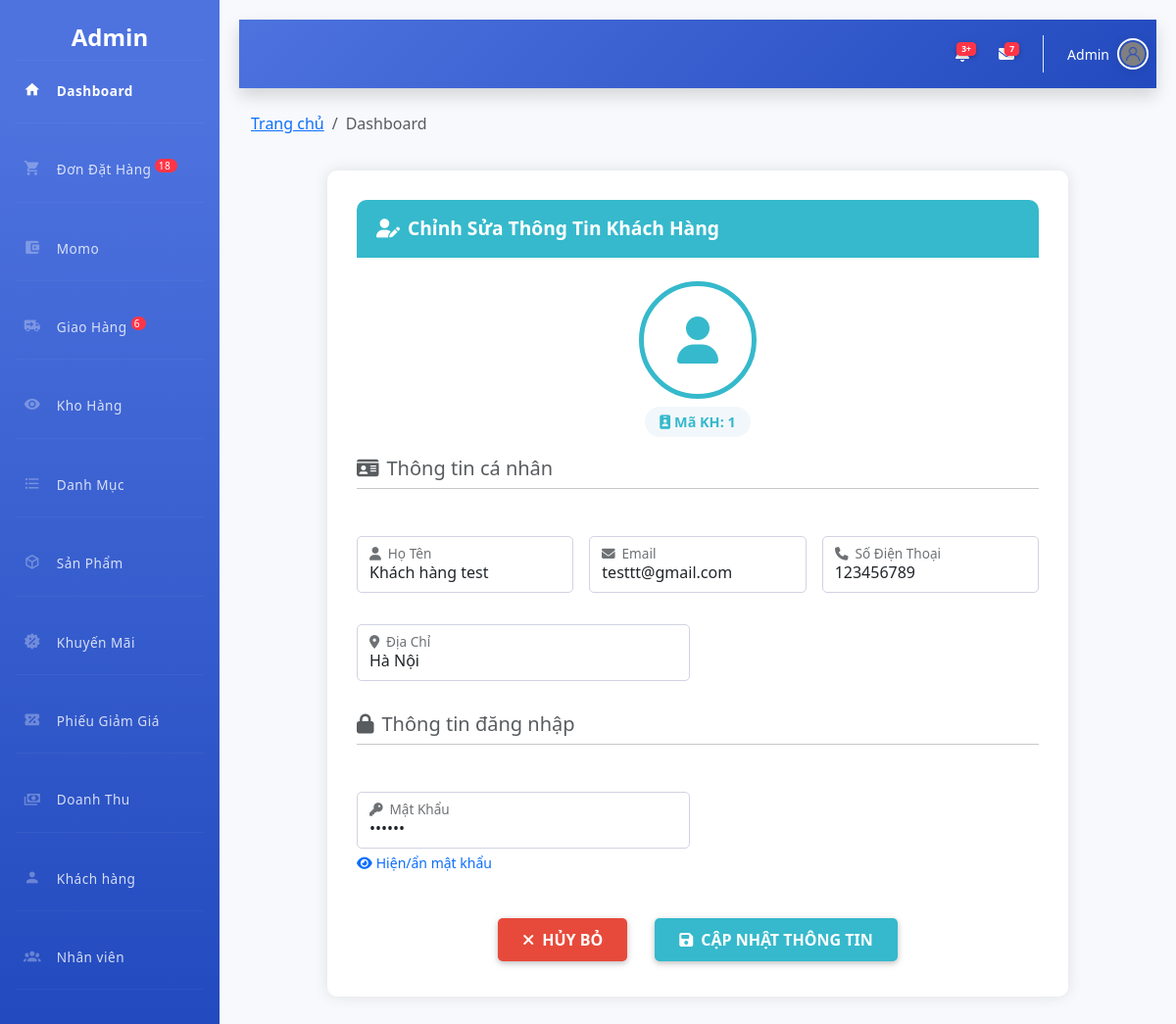
Page /admin/index.php?action=khachhang&view=sua&makh=1 (signed in) on the committed database.
### tables this page shows
CREATE TABLE `khachhang` (
  `MaKH` int NOT NULL,
  `TenKH` varchar(50) NOT NULL,
  `Email` varchar(50) NOT NULL,
  `SDT` bigint NOT NULL,
  `DiaChi` text NOT NULL,
  `MatKhau` varchar(50) NOT NULL
);

### admin/khachhang/sua.php (the view, shortened to what this page needs)
<!DOCTYPE html>
<html lang="vi">
<head>
    <link rel="stylesheet" href="https://cdnjs.cloudflare.com/ajax/libs/bootstrap/5.3.0/css/bootstrap.min.css" />
    <link rel="stylesheet" href="https://cdnjs.cloudflare.com/ajax/libs/font-awesome/6.4.0/css/all.min.css" />
</head>
<body>
<?php
    $makh = $_GET['makh'];
    $sql_sua = "SELECT * FROM `khachhang` WHERE MaKH='$makh'";
    $rs_sua = mysqli_query($conn, $sql_sua);
    $kq_sua = mysqli_fetch_array($rs_sua);
?>
<div class="container">
    <div class="row justify-content-center">
        <div class="col-lg-10">
            <div class="form-container">
                <div class="card-header d-flex justify-content-between align-items-center mb-4">
                    <span><i class="fas fa-user-edit me-2"></i>Chỉnh Sửa Thông Tin Khách Hàng</span>
                </div>
                <div class="avatar-wrapper">
                    <div class="avatar">
                        <i class="fas fa-user"></i>
                    </div>
                    <div class="employee-id mt-2">
                        <i class="fas fa-id-badge me-1"></i>Mã KH: <?php echo $kq_sua['MaKH']; ?>
                    </div>
                </div>
                <form method="POST" action="khachhang/xuly.php" enctype="multipart/form-data">
                    <div class="row g-3">
                        <div class="col-12 mb-3">
                            <h5 class="text-muted"><i class="fas fa-id-card me-2"></i>Thông tin cá nhân</h5>
                            <hr class="mt-0">
                        </div>
                        <div class="col-md-4 mb-3">
                            <div class="form-floating">
                                <input type="text" class="form-control" id="tenkh" name="tenkh" value="<?php echo $kq_sua['TenKH']; ?>" autofocus>
                                <label for="tenkh"><i class="fas fa-user me-2"></i>Họ Tên</label>
                            </div>
                        </div>
                        <div class="col-md-4 mb-3">
                            <div class="form-floating">
                                <input type="email" class="form-control" id="email" name="email" value="<?php echo $kq_sua['Email']; ?>">
                                <label for="email"><i class="fas fa-envelope me-2"></i>Email</label>
                            </div>
                        </div>
                        <div class="col-md-4 mb-3">
                            <div class="form-floating">
                                <input type="tel" class="form-control" id="sdt" name="sdt" value="<?php echo $kq_sua['SDT']; ?>">
                                <label for="sdt"><i class="fas fa-phone me-2"></i>Số Điện Thoại</label>
                            </div>
                        </div>
                        <div class="col-md-6 mb-3">
                            <div class="form-floating">
                                <input type="text" class="form-control" id="dc" name="dc" value="<?php echo $kq_sua['DiaChi']; ?>">
                                <label for="dc"><i class="fas fa-map-marker-alt me-2"></i>Địa Chỉ</label>
                            </div>
                        </div>
                        <div class="col-12 mt-3 mb-3">
                            <h5 class="text-muted"><i class="fas fa-lock me-2"></i>Thông tin đăng nhập</h5>
                            <hr class="mt-0">
                        </div>
                        <div class="col-md-6 mb-3">
                            <div class="form-floating">
                                <input type="password" class="form-control" id="mk" name="mk" value="<?php echo $kq_sua['MatKhau']; ?>">
                                <label for="mk"><i class="fas fa-key me-2"></i>Mật Khẩu</label>
                                <div class="form-text"><a href="#" class="text-decoration-none" id="togglePassword"><i class="fas fa-eye me-1"></i>Hiện/ẩn mật khẩu</a></div>
                            </div>
                        </div>
                        <div class="col-12 mt-4 d-flex justify-content-center gap-3">
                            <a href="javascript:history.back()" class="btn btn-cancel">
                                <i class="fas fa-times me-2"></i>Hủy bỏ
                            </a>
                            <button type="submit" name="sua" class="btn btn-submit">
                                <i class="fas fa-save me-2"></i>Cập nhật thông tin
                            </button>
                        </div>
                    </div>
                </form>
            </div>
        </div>
    </div>
</div>
</body>
</html>

### admin/include/menu.php (style rules this page uses)
:root { --primary: #4e73df; --primary-dark: #3a56a5; --secondary: #858796; --success: #1cc88a; --info: #36b9cc; --warning: #f6c23e; --danger: #e74a3b; --light: #f8f9fc; --dark: #5a5c69; }

### admin/include/header.php (style rules this page uses)
:root { --primary: #4e73df; --primary-dark: #3a5fc7; --secondary: #858796; --success: #1cc88a; --info: #36b9cc; --warning: #f6c23e; --danger: #e74a3b; --light: #f8f9fc; --dark: #5a5c69; }
body { font-family: 'Roboto', sans-serif; background-color: #f8f9fc; overflow-x: hidden; width: 100%; max-width: 100%; }
.card-header { background-color: #fff; border-bottom: 1px solid #edf2f9; border-top-left-radius: 10px !important; border-top-right-radius: 10px !important; font-weight: 600; }

### admin/khachhang/sua.php (style rules this page uses)
body { background-color: #f8f9fa; font-family: 'Segoe UI', Tahoma, Geneva, Verdana, sans-serif; }
.form-container { background-color: #fff; border-radius: 10px; box-shadow: 0 0 15px rgba(0, 0, 0, 0.1); padding: 30px; margin-top: 20px; margin-bottom: 20px; }
.card-header { background-color: #36b9cc; color: white; border-radius: 10px 10px 0 0; padding: 15px 20px; font-weight: 600; font-size: 1.2rem; }
.form-control { border-radius: 5px; padding: 10px 15px; border: 1px solid #d1d3e2; transition: border-color 0.2s; }
.btn-submit { background-color: #36b9cc; border: none; padding: 10px 25px; border-radius: 5px; font-weight: 600; transition: all 0.3s; color: white; }
.btn-cancel { background-color: #e74a3b; border: none; padding: 10px 25px; border-radius: 5px; font-weight: 600; transition: all 0.3s; color: white; }
.form-floating > .form-control { padding-top: 1.625rem; padding-bottom: 0.625rem; }
.form-floating > label { padding: 1rem 0.75rem; }
.avatar-wrapper { text-align: center; margin-bottom: 20px; }
.avatar { width: 120px; height: 120px; border-radius: 50%; border: 5px solid #36b9cc; padding: 3px; background-color: #fff; margin: 0 auto; display: flex; align-items: center; justify-content: center; font-size: 48px; color: #36b9cc; }
.employee-id { background-color: #f2f7fb; border-radius: 20px; padding: 5px 15px; font-weight: 600; color: #36b9cc; display: inline-block; margin-top: 10px; font-size: 0.9rem; }

### rows in the picture
khachhang: MaKH "1", tenkh "Khách hàng test", email "testtt@gmail.com", sdt "123456789", dc "Hà Nội"

### other values in the picture
$dem "18"
$dem "6"
$nv['TenNV'] "Admin"
